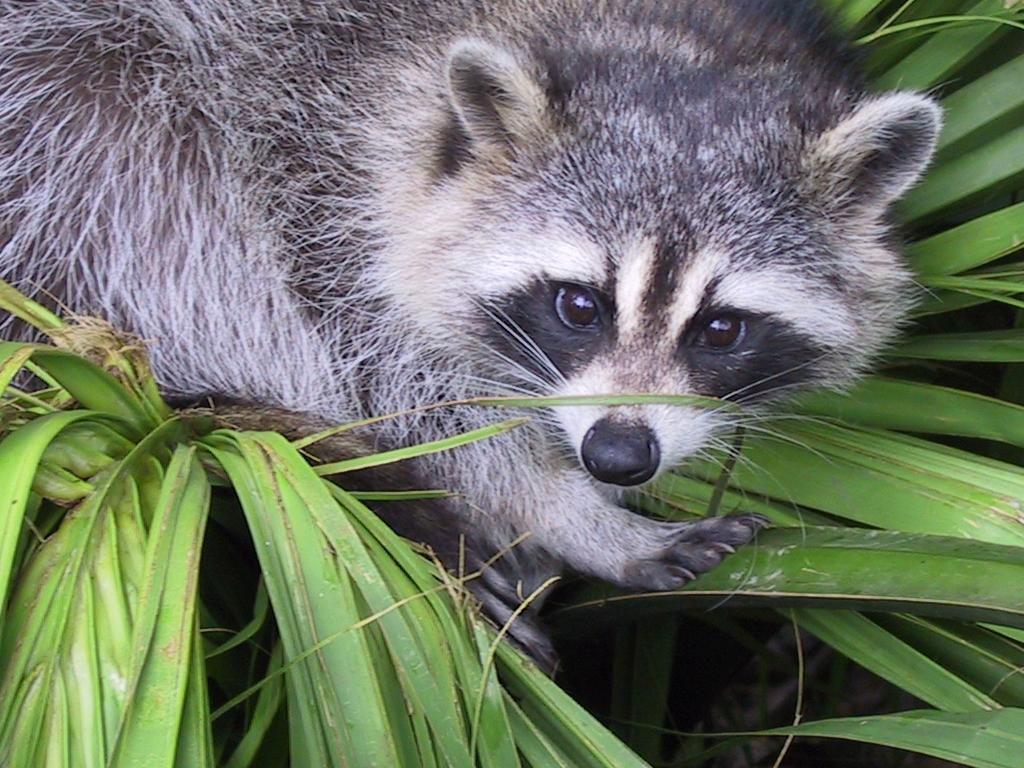
#> input picture Part.1/ex04/animal.jpeg, 1024 x 768 px
$ python rotate.py
#> lines starting #> are read from the running program, lines starting #| are printed output that depends on the picture
### Part.1/ex04/load_image.py
from PIL import Image
import numpy as numpy


def ft_load(path: str) -> numpy.ndarray:
    """Load an image from a file.
    """
#> called with path = 'animal.jpeg'
    if not isinstance(path, str):
        raise ValueError("Path must be a string")
    try:
        image = Image.open(path)
#> image is the input picture: PIL image 1024x768 RGB; mean R, G, B 110.7, 117.7, 102.1
        img = image.convert("RGB")
        array = numpy.array(img)
    except Exception as e:
        raise ValueError(f"Error loading image: {e}")

    return array


# [7 lines left out: function main, not called in this run]


# [2 lines that do not run on import are left out]

### Part.1/ex04/rotate.py
import numpy as numpy
from PIL import Image
from load_image import ft_load


def zoom(array: numpy.ndarray, sizeY: int, sizeX: int,
         centerY: int, centerX: int) -> numpy.ndarray:
    """Zoom an image.
    Args:
        array: Image array (height, width, channels)
        sizeY: Height of the zoom region
        sizeX: Width of the zoom region
        centerY: Starting row (Y position)
        centerX: Starting column (X position)

    Returns:
        Cropped/zoomed image array
    """
#> called with sizeY = 400, sizeX = 400, centerY = 380, centerX = 700
    if not isinstance(array, numpy.ndarray):
        raise ValueError("Array must be a numpy ndarray")
    if len(array) == 0:
        raise ValueError("Array must be a non-empty numpy ndarray")
    if not isinstance(sizeY, int):
        raise ValueError("SizeY must be an integer")
    if not isinstance(sizeX, int):
        raise ValueError("SizeX must be an integer")
    if not isinstance(centerY, int):
        raise ValueError("CenterY must be an integer")
    if not isinstance(centerX, int):
        raise ValueError("CenterX must be an integer")
    if array.ndim != 3:
        raise ValueError("Array must be a 3D numpy ndarray")
    try:
        y_start = centerY - sizeY // 2
        y_end = centerY + sizeY // 2
        x_start = centerX - sizeX // 2
        x_end = centerX + sizeX // 2
        new_array = array[y_start:y_end, x_start:x_end]
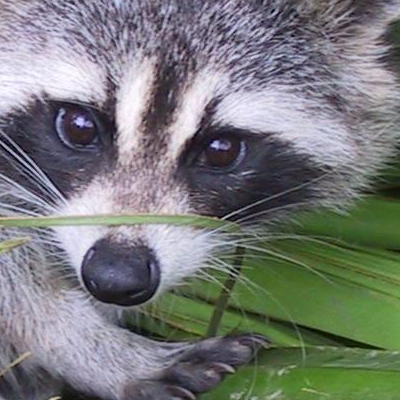
#> new_array: shape (400, 400, 3); mean R, G, B 119.4, 121.8, 120.7
        new_image = Image.fromarray(new_array)
        new_image = new_image.convert("L")
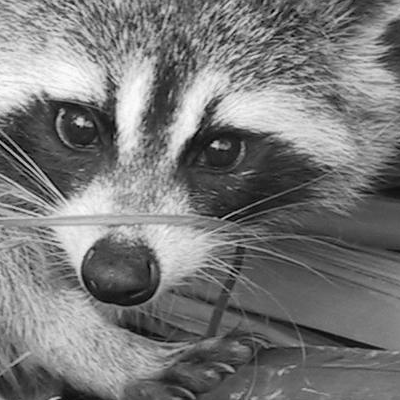
#> new_image: PIL image 400x400 L; min 0, max 253, mean 121
        gray_array = numpy.array(new_image)
        gray_array = gray_array[:, :, numpy.newaxis]
        print(f"The shape of the image is: {gray_array.shape}")
#| The shape of the image is: (400, 400, 1)
#> (printed output is left out)
    except Exception as e:
        raise ValueError(f"Error zooming image: {e}")

    return gray_array


def rotate(array: numpy.ndarray) -> numpy.ndarray:
    """Rotate an image.
    Args:
        array: Image array (height, width, channels)
        angle: Angle to rotate the image

    Returns:
        Rotated image array
    """
    if not isinstance(array, numpy.ndarray):
        raise ValueError("Array must be a numpy ndarray")
    if len(array) == 0:
        raise ValueError("Array must be a non-empty numpy ndarray")
    if array.ndim != 3:
        raise ValueError("Array must be a 3D numpy ndarray")

    height, width = array.shape[:2]
#> height = 400; width = 400
    rotated_array = numpy.zeros((width, height), dtype=numpy.uint8)
    for i in range(height):
        for j in range(width):
            rotated_array[j, i] = array[i, j, 0]
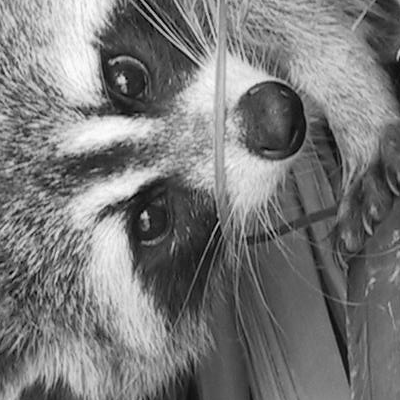
#> rotated_array: shape (400, 400); min 0, max 253, mean 121
    print(f"New shape after Transpose: {rotated_array.shape}")
#| New shape after Transpose: (400, 400)
    rotated_image = Image.fromarray(rotated_array)
    rotated_image.show()

    return rotated_array


def main():
    """Main function to test the rotate function.
    """
    try:
        array = ft_load("animal.jpeg")
        zoomed_array = zoom(array, 400, 400, 380, 700)
        print(zoomed_array)
        rotated_array = rotate(zoomed_array)
        print(rotated_array)
#> (printed output is left out)
    except Exception as e:
        print(f"Error: {e}")


if __name__ == "__main__":
    main()
